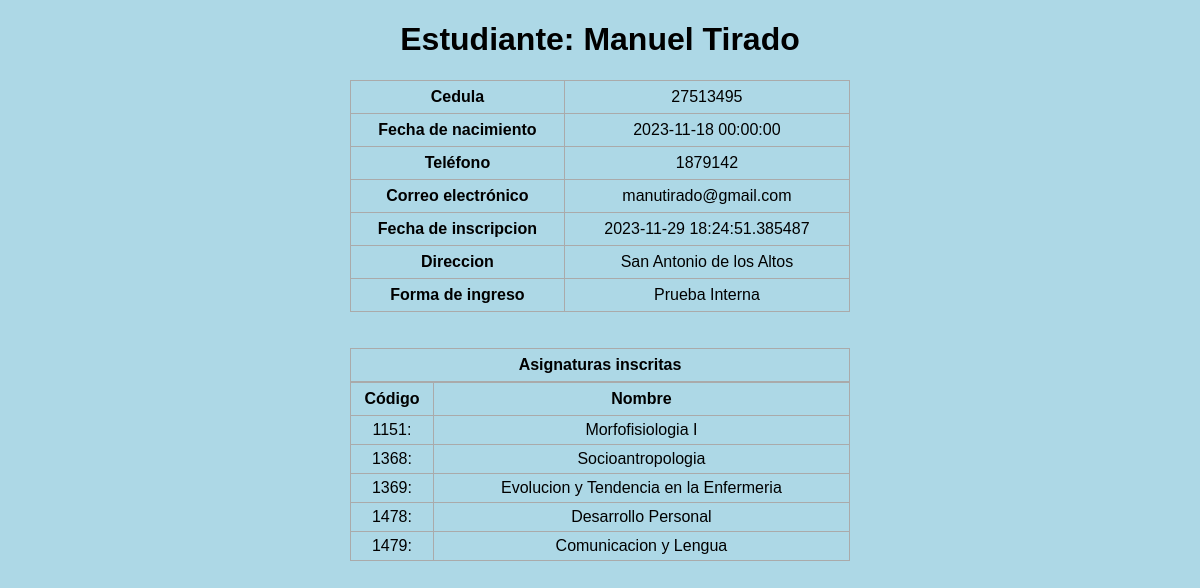
Page /info_estudiante/1 on the earlier database version.
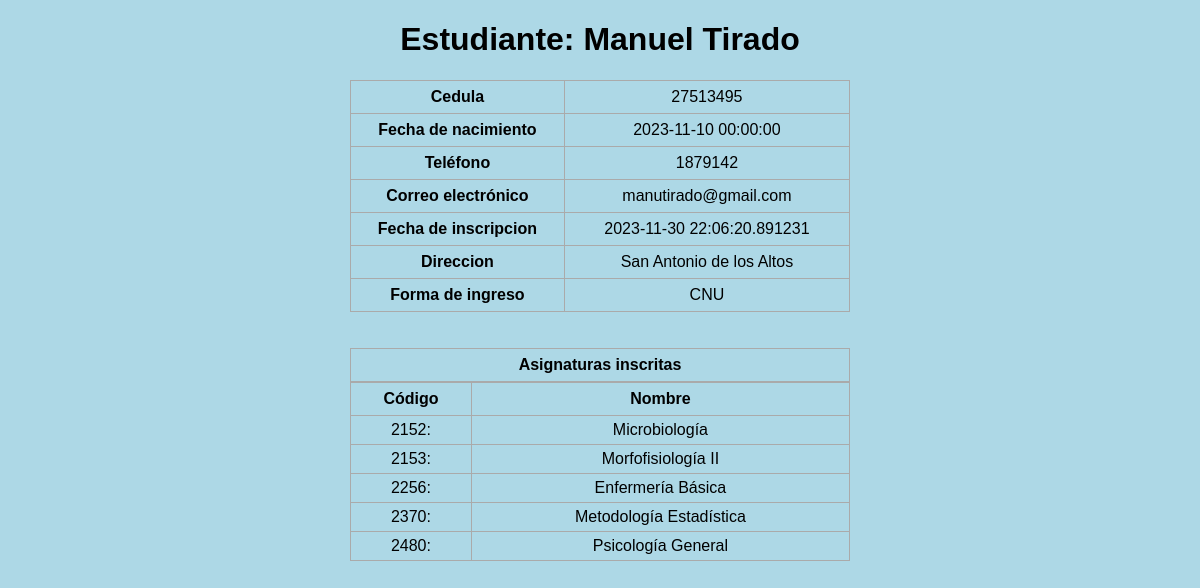
Same page on the later database version.
### inscripcion.py (models this page shows, shortened)
class Estudiante(db.Model):
    cod_estudiante = db.Column(db.Integer, primary_key=True, autoincrement=True)
    nombre = db.Column(db.String(200), nullable=False)
    cedula = db.Column(db.Integer)
    nacimiento = db.Column(db.DateTime)
    telefono = db.Column(db.Integer)
    correo = db.Column(db.String(200), nullable=False)
    fecha_inscripcion = db.Column(db.DateTime, default=datetime.utcnow)
    direccion = db.Column(db.String(200), nullable=False)
    forma_ingreso = db.Column(db.String(200), nullable=False)

class Asignatura(db.Model):
    cod_asig = db.Column(db.Integer, primary_key=True)
    nombre = db.Column(db.String(200), nullable=False)
    unidad_creditos = db.Column(db.Integer)

### inscripcion.py (the view)
@app.route('/info_estudiante/<int:id>', methods=['GET', 'POST'])
def info_estudiante(id):
    estudiante = Estudiante.query.get_or_404(id)
    cursando = Cursando.query.filter_by(cod_estudiante=estudiante.cod_estudiante).all()
    codigos_asignaturas = [curso.cod_asig for curso in cursando]
    asignaturas = Asignatura.query.filter(Asignatura.cod_asig.in_(codigos_asignaturas)).all()
    if request.method == 'POST':
        pass
    else:
        return render_template('info_estudiante.html', asignaturas=asignaturas, estudiante=estudiante)

### templates/info_estudiante.html (shortened to what this page needs)
{% extends 'base.html' %}
{% block body %}
<div class="content">
    <h1 style="text-align: center">Estudiante: {{estudiante.nombre}}</h1>
    <table>
        <tr>
            <th>Cedula</th>
            <td>{{estudiante.cedula}}</td>
        </tr>
        <tr>
            <th>Fecha de nacimiento</th>
            <td>{{estudiante.nacimiento}}</td>
        </tr>
        <tr>
            <th>Teléfono</th>
            <td>{{estudiante.telefono}}</td>
        </tr>
        <tr>
            <th>Correo electrónico</th>
            <td>{{estudiante.correo}}</td>
        </tr>
        <tr>
            <th>Fecha de inscripcion</th>
            <td>{{estudiante.fecha_inscripcion}}</td>
        </tr>
        <tr>
            <th>Direccion</th>
            <td>{{estudiante.direccion}}</td>
        </tr>
        <tr>
            <th>Forma de ingreso</th>
            <td>{{estudiante.forma_ingreso}}</td>
        </tr>
    </table>
    <br>
    <br>
    <table>
        <tr>
            <th>Asignaturas inscritas</th>
        </tr>
    </table>
    <table>
        <tr>
            <th>Código</th> <th>Nombre</th>
        </tr>
        {% for asignatura in asignaturas %}
        <tr>
            <td>{{asignatura.cod_asig}}:</td>
            <td>{{asignatura.nombre}}</td>
        </tr>
        {% endfor%}
    </table>
</div>
{% endblock %}

Differences in the rows shown:
no longer on this page (row edited): Asignatura: cod_asig "1151", nombre "Morfofisiologia I"
no longer on this page (row edited): Asignatura: cod_asig "1368", nombre "Socioantropologia"
no longer on this page (row edited): Asignatura: cod_asig "1369", nombre "Evolucion y Tendencia en la Enfermeria"
no longer on this page (row unchanged): Asignatura: cod_asig "1478", nombre "Desarrollo Personal"
no longer on this page (row edited): Asignatura: cod_asig "1479", nombre "Comunicacion y Lengua"
changed Estudiante "Manuel Tirado": nacimiento "2023-11-18 00:00:00" → "2023-11-10 00:00:00"; fecha_inscripcion "2023-11-29 18:24:51.385487" → "2023-11-30 22:06:20.891231"; forma_ingreso "Prueba Interna" → "CNU"
added Asignatura: cod_asig "2152", nombre "Microbiología"
added Asignatura: cod_asig "2153", nombre "Morfofisiología II"
added Asignatura: cod_asig "2256", nombre "Enfermería Básica"
added Asignatura: cod_asig "2370", nombre "Metodología Estadística"
added Asignatura: cod_asig "2480", nombre "Psicología General"
